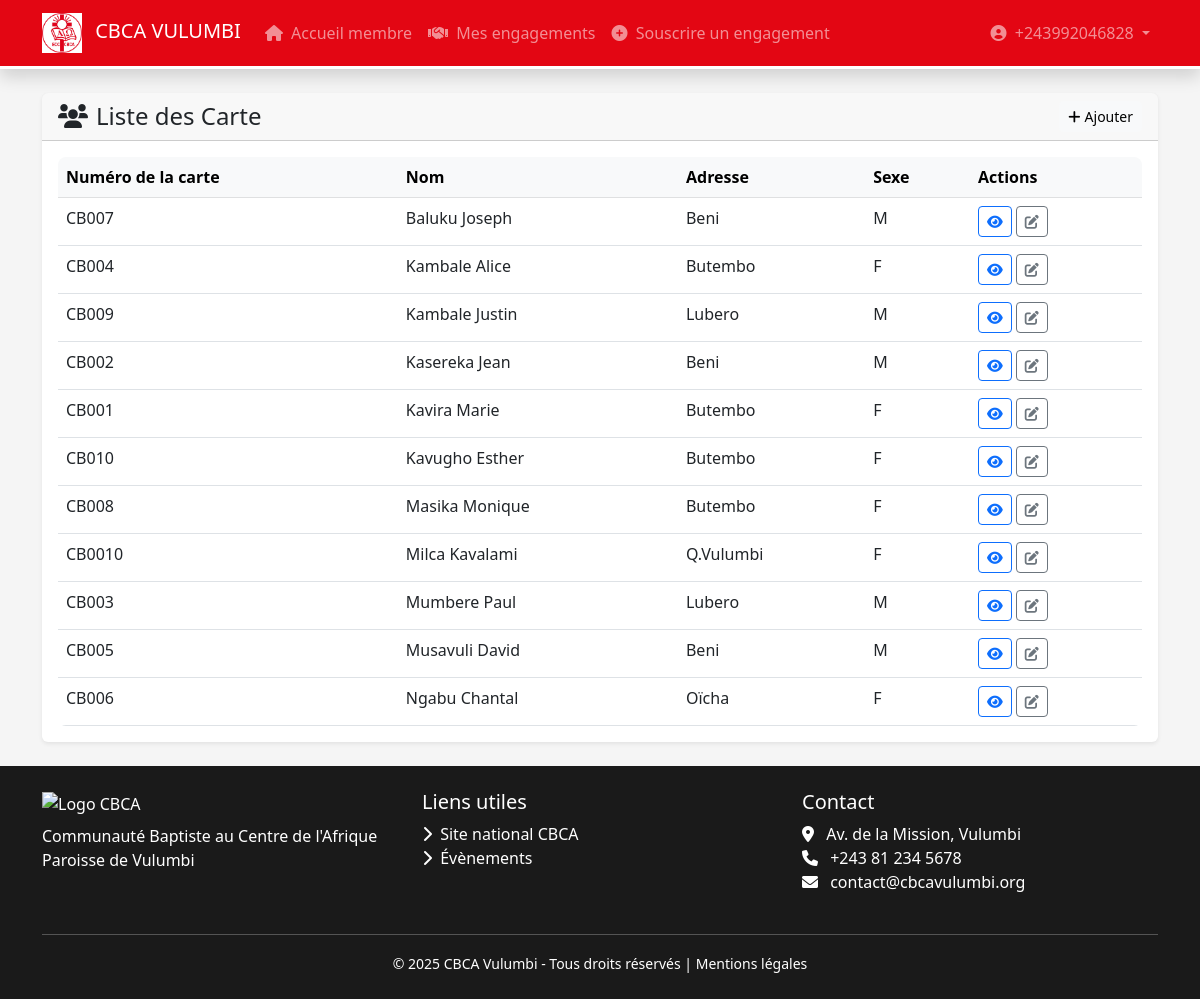
Screenshot of /carte (signed in) with the database file from the repository.
### models.py (models this page shows, shortened)
class User(db.Model, UserMixin):
    __tablename__ = 'users'
    id = db.Column(db.Integer, primary_key=True)
    username = db.Column(db.String(50), unique=True, nullable=False)
    password_hash = db.Column(db.String(128), nullable=False)
    role = db.Column(db.String(20), default='user')
    last_login = db.Column(db.DateTime)
    created_at = db.Column(db.DateTime, default=datetime.utcnow)

class CarteBapteme(db.Model):
    __tablename__='cartebapteme'
    id = db.Column(db.Integer, primary_key=True)
    numero = db.Column(db.String(100), nullable=False)
    nom = db.Column(db.String(100), nullable=False)
    adresse = db.Column(db.String(200))
    date_naissance = db.Column(db.Date)
    sexe = db.Column(db.String(1))
    photo = db.Column(db.String(100))
    created_at = db.Column(db.DateTime, default=datetime.utcnow)
    membre = db.relationship('Membre', backref='cartebapteme', lazy=True)

### app.py (the view)
@app.route('/carte')
@login_required
def liste_carte():
    from models import CarteBapteme
    search = request.args.get('search', '').strip()
    query = CarteBapteme.query
    if search:
        query = query.filter(CarteBapteme.nom.ilike(f'%{search}%'))
    cartes = query.order_by(CarteBapteme.nom).all()
    return render_template('carte/liste.html', title="Cartes de baptême", cartes=cartes, search=search)

### app.py (called while the page is built)
@login_manager.user_loader
def load_user(user_id):
    from models import User
    return User.query.get(int(user_id))

### templates/carte/liste.html (shortened to what this page needs)
{% extends "base.html" %}
{% block content %}
<div class="card shadow-sm border-0">
    <div class="card-header bg-cbca --text-color">
        <div class="d-flex justify-content-between align-items-center">
            <h4 class="mb-0"><i class="fas fa-users me-2"></i>Liste des Carte </h4>
            <a href="{{ url_for('ajouter_carte') }}" class="btn btn-light btn-sm">
                <i class="fas fa-plus me-1"></i>Ajouter
            </a>
        </div>
    </div>
    <div class="card-body">
        <div class="table-responsive">
            <table class="table table-hover">
                <thead class="table-light">
                    <tr>
                        <th>Numéro de la carte</th>
                        <th>Nom</th>
                        <th>Adresse</th>
                        <th>Sexe</th>
                        <th>Actions</th>
                    </tr>
                </thead>
                <tbody>
                    {% for carte in cartes %}
                    <tr>
                        <td>{{ carte.numero }}</td>
                        <td>{{ carte.nom }}</td>
                        <td>{{ carte.adresse or '-' }}</td>
                        <td>{{ carte.sexe}}</td>
                        <td>
                            <a href="#" class="btn btn-sm btn-outline-primary" data-bs-toggle="modal" data-bs-target="#modalDetail{{ carte.id }}">
                                <i class="fas fa-eye"></i>
                            </a>
                            <a href="#" class="btn btn-sm btn-outline-secondary" data-bs-toggle="modal" data-bs-target="#modalEdit{{ carte.id }}">
                                <i class="fas fa-edit"></i>
                            </a>
                        </td>
                    </tr>
                    {% endfor %}
                </tbody>
            </table>
        </div>
    </div>
</div>
{% endblock %}

### templates/base.html (shortened to what this page needs)
<!DOCTYPE html>
<html lang="fr">
<head>
    <link href="https://cdn.jsdelivr.net/npm/bootstrap@5.3.0/dist/css/bootstrap.min.css" rel="stylesheet">
    <link href="https://cdnjs.cloudflare.com/ajax/libs/font-awesome/6.0.0/css/all.min.css" rel="stylesheet">
    <link rel="stylesheet" href="{{ url_for('static', filename='css/style.css') }}">
</head>
<body>
<nav class="navbar navbar-expand-lg navbar-dark navbar-cbca shadow">
    <div class="container">
        <a class="navbar-brand" href="{% if current_user.is_authenticated and current_user.role == 'membre' %}{{ url_for('accueil_membre') }}{% else %}{{ url_for('accueil') }}{% endif %}">
            <img src="{{ url_for('static', filename='logo.JPG') }}" alt="Logo CBCA" height="40" class="me-2">
            <span class="d-none d-md-inline">CBCA VULUMBI</span>
        </a>
        <div class="collapse navbar-collapse" id="navbarContent">
            <ul class="navbar-nav me-auto">
                {% if current_user.is_authenticated and current_user.role == 'admin' %}
                    <li class="nav-item">
                        <a class="nav-link {% if request.endpoint == 'accueil' %}active{% endif %}" href="{{ url_for('accueil') }}">
                            <i class="fas fa-chart-bar me-1"></i> Tableau de bord
                        </a>
                    </li>
                    <li class="nav-item">
                        <a class="nav-link {% if request.endpoint and request.endpoint.startswith('liste_membres') %}active{% endif %}" href="{{ url_for('liste_membres') }}">
                            <i class="fas fa-users me-1"></i> Membres
                        </a>
                    </li>
                    <li class="nav-item">
                        <a class="nav-link {% if request.endpoint and request.endpoint.startswith('liste_engagements') %}active{% endif %}" href="{{ url_for('liste_engagements') }}">
                            <i class="fas fa-handshake me-1"></i> Engagements
                        </a>
                    </li>
                    <li class="nav-item">
                        <a class="nav-link {% if request.endpoint and request.endpoint.startswith('liste_paiements') %}active{% endif %}" href="{{ url_for('liste_paiements') }}">
                            <i class="fas fa-money-check-alt me-1"></i> Paiements
                        </a>
                    </li>
                    <li class="nav-item">
                        <a class="nav-link {% if request.endpoint and request.endpoint.startswith('liste_carte') %}active{% endif %}" href="{{ url_for('liste_carte') }}">
                            <i class="fas fa-id-card me-1"></i> Carte Baptême
                        </a>
                    </li>
                    <li class="nav-item">
                        <a class="nav-link {% if request.endpoint and request.endpoint.startswith('liste_utilisateurs') %}active{% endif %}" href="{{ url_for('liste_utilisateurs') }}">
                            <i class="fas fa-user-shield me-1"></i> Utilisateurs
                        </a>
                    </li>
                {% elif current_user.is_authenticated and current_user.role == 'membre' %}
                    <li class="nav-item">
                        <a class="nav-link {% if request.endpoint == 'accueil_membre' %}active{% endif %}" href="{{ url_for('accueil_membre') }}">
                            <i class="fas fa-home me-1"></i> Accueil membre
                        </a>
                    </li>
                    <li class="nav-item">
                        <a class="nav-link {% if request.endpoint == 'mes_engagements' %}active{% endif %}" href="{{ url_for('mes_engagements') }}">
                            <i class="fas fa-handshake me-1"></i> Mes engagements
                        </a>
                    </li>
                    <li class="nav-item">
                        <a class="nav-link {% if request.endpoint == 'souscrire_engagement_membre' %}active{% endif %}" href="{{ url_for('souscrire_engagement_membre') }}">
                            <i class="fas fa-plus-circle me-1"></i> Souscrire un engagement
                        </a>
                    </li>
                {% endif %}
            </ul>
            <ul class="navbar-nav">
                {% if current_user.is_authenticated %}
                <li class="nav-item dropdown">
                    <a class="nav-link dropdown-toggle" href="#" id="userDropdown" data-bs-toggle="dropdown">
                        <i class="fas fa-user-circle me-1"></i> {{ current_user.username }}
                    </a>
                </li>
                {% else %}
                <li class="nav-item">
                    <a class="nav-link" href="{{ url_for('login') }}">
                        <i class="fas fa-sign-in-alt me-1"></i> Connexion
                    </a>
                </li>
                {% endif %}
            </ul>
        </div>
    </div>
</nav>
<main class="container my-4 flex-grow-1">
    {% block content %}{% endblock %}
</main>
<footer class="py-4 text-white">
    <div class="container">
        <div class="row">
            <div class="col-md-4 mb-3">
                <img src="{{ url_for('static', filename='images/logo-cbca-white.png') }}" alt="Logo CBCA" height="50">
                <p class="mt-2 mb-0">Communauté Baptiste au Centre de l'Afrique<br>Paroisse de Vulumbi</p>
            </div>
            <div class="col-md-4 mb-3">
                <h5>Liens utiles</h5>
                <ul class="list-unstyled">
                    <li><a href="#" class="text-white text-decoration-none"><i class="fas fa-chevron-right me-1"></i> Site national CBCA</a></li>
                    <li><a href="#" class="text-white text-decoration-none"><i class="fas fa-chevron-right me-1"></i> Évènements</a></li>
                </ul>
            </div>
            <div class="col-md-4 mb-3">
                <h5>Contact</h5>
                <address>
                    <i class="fas fa-map-marker-alt me-2"></i> Av. de la Mission, Vulumbi<br>
                    <i class="fas fa-phone me-2"></i> +243 81 234 5678<br>
                    <i class="fas fa-envelope me-2"></i> contact@cbcavulumbi.org
                </address>
            </div>
        </div>
        <hr class="my-2 bg-light">
        <div class="text-center pt-2">
            <small>&copy; 2025 CBCA Vulumbi - Tous droits réservés | <a href="#" class="text-white text-decoration-none">Mentions légales</a></small>
        </div>
    </div>
</footer>
</body>
</html>

### static/style.css (style rules this page uses)
body { font-family: 'Segoe UI', 'Roboto', sans-serif; background-color: var(--cbcagray); }
.navbar-cbca { border-bottom: 3px solid white; }
.table-responsive { border-radius: 8px; overflow: hidden; }
.table { margin-bottom: 0; }
.table thead th { background-color: #f8f9fa; border-bottom-width: 1px; font-weight: 600; }
.card-header { font-weight: 600; }

### templates/base.html (style rules this page uses)
:root { --cbcared:#e30613; --cbcawhite:#fff; --cbcadark:#1a1a1a; --cbcagray:#f5f5f5; }
body { font-family: 'Segoe UI', Tahoma, Geneva, Verdana, sans-serif; background: var(--cbcagray); display:flex; flex-direction:column; min-height:100vh; }
.navbar-cbca { background-color: var(--cbcared); border-bottom: 3px solid white; }
footer { background: var(--cbcadark); margin-top:auto; }

### rows the page displays
User: username "+243992046828"
CarteBapteme: numero "CB007", nom "Baluku Joseph", adresse "Beni", sexe "M"
CarteBapteme: numero "CB004", nom "Kambale Alice", adresse "Butembo", sexe "F"
CarteBapteme: numero "CB009", nom "Kambale Justin", adresse "Lubero", sexe "M"
CarteBapteme: numero "CB002", nom "Kasereka Jean", adresse "Beni", sexe "M"
CarteBapteme: numero "CB001", nom "Kavira Marie", adresse "Butembo", sexe "F"
CarteBapteme: numero "CB010", nom "Kavugho Esther", adresse "Butembo", sexe "F"
CarteBapteme: numero "CB008", nom "Masika Monique", adresse "Butembo", sexe "F"
CarteBapteme: numero "CB0010", nom "Milca Kavalami", adresse "Q.Vulumbi", sexe "F"
CarteBapteme: numero "CB003", nom "Mumbere Paul", adresse "Lubero", sexe "M"
CarteBapteme: numero "CB005", nom "Musavuli David", adresse "Beni", sexe "M"
CarteBapteme: numero "CB006", nom "Ngabu Chantal", adresse "Oïcha", sexe "F"
